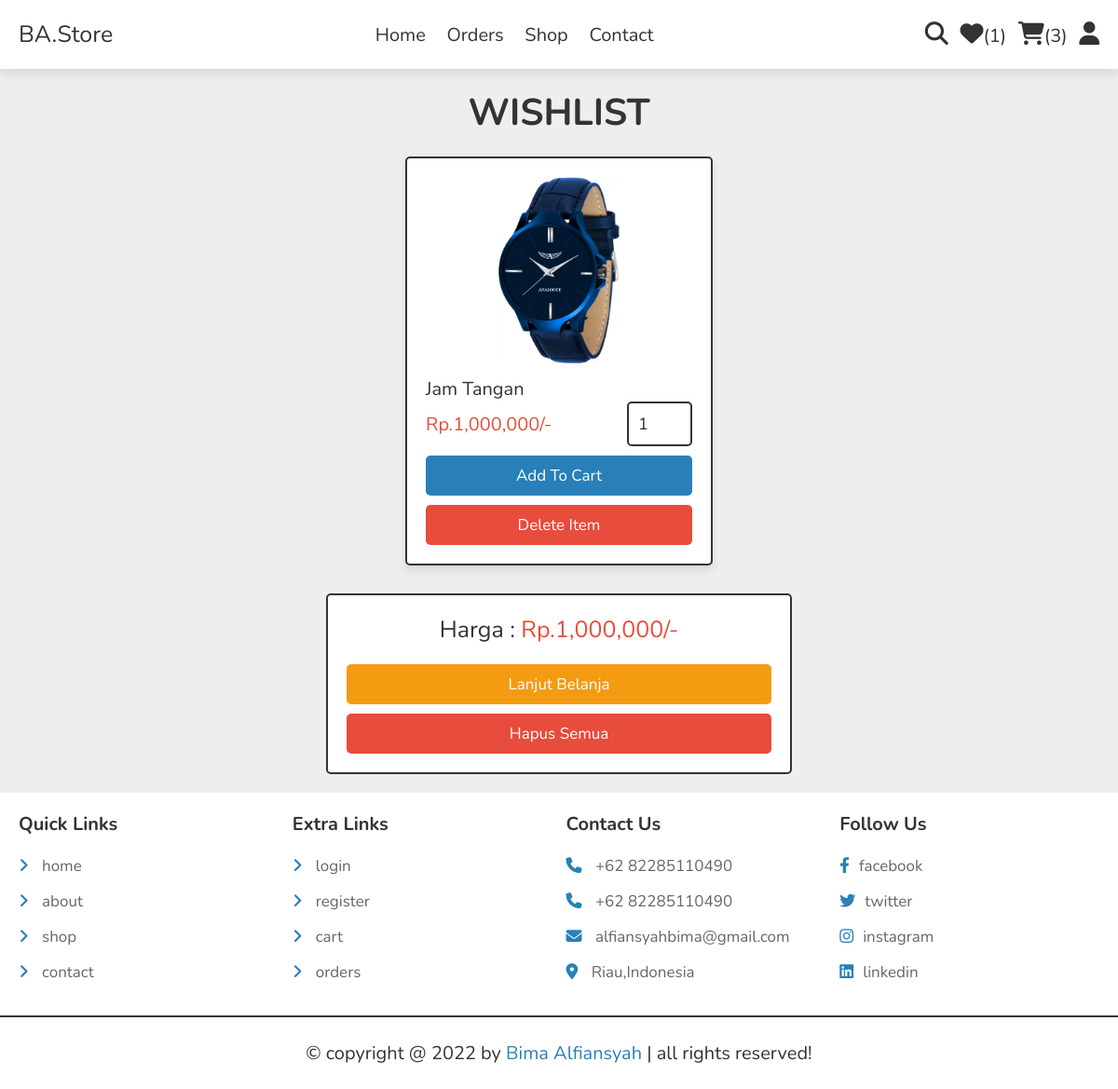
Screenshot of /wishlist.php (signed in) with the database file from the repository.
### tables this page shows
CREATE TABLE `wishlist` (
  `id` int(100) NOT NULL,
  `user_id` int(100) NOT NULL,
  `pid` int(100) NOT NULL,
  `name` varchar(100) NOT NULL,
  `price` int(50) NOT NULL,
  `image` varchar(100) NOT NULL
);

### wishlist.php (the view, shortened to what this page needs)
<?php
include 'components/connect.php';
if(isset($_SESSION['user_id'])){
   $user_id = $_SESSION['user_id'];
}else{
   $user_id = '';
   header('location:user_login.php');
};
?>
<!DOCTYPE html>
<html lang="en">
<head>
   <link rel="stylesheet" href="https://cdnjs.cloudflare.com/ajax/libs/font-awesome/6.1.1/css/all.min.css">
   <link rel="stylesheet" href="css/style.css">
</head>
<body>
<?php include 'components/user_header.php'; ?>
<section class="products">
   <h3 class="heading"> wishlist</h3>
   <div class="box-container">
   <?php
      $grand_total = 0;
      $select_wishlist = $conn->prepare("SELECT * FROM `wishlist` WHERE user_id = ?");
      $select_wishlist->execute([$user_id]);
      if($select_wishlist->rowCount() > 0){
         while($fetch_wishlist = $select_wishlist->fetch(PDO::FETCH_ASSOC)){
            $grand_total += $fetch_wishlist['price'];
   ?>
   <form action="" method="post" class="box">
      <img src="uploaded_img/<?= $fetch_wishlist['image']; ?>" alt="">
      <div class="name"><?= $fetch_wishlist['name']; ?></div>
      <div class="flex">
         <div class="price">Rp.<?= number_format($fetch_wishlist['price']); ?>/-</div>
         <input type="number" name="qty" class="qty" min="1" max="99" onkeypress="if(this.value.length == 2) return false;" value="1">
      </div>
      <input type="submit" value="add to cart" class="btn" name="add_to_cart">
      <input type="submit" value="delete item" onclick="return confirm('Hapus wishlist?');" class="delete-btn" name="delete">
   </form>
   <?php
      }
   }else{
      echo '<p class="empty">wishlist kosong</p>';
   }
   ?>
   </div>
   <div class="wishlist-total">
      <p>Harga : <span>Rp.<?= number_format($grand_total); ?>/-</span></p>
      <a href="shop.php" class="option-btn">Lanjut Belanja</a>
      <a href="wishlist.php?delete_all" class="delete-btn <?= ($grand_total > 1)?'':'disabled'; ?>" onclick="return confirm('Hapus wishlist?');">Hapus Semua</a>
   </div>
</section>
<?php include 'components/footer.php'; ?>
</body>
</html>

### css/style.css (style rules this page uses)
:root { --main-color:#2980b9; --orange:#f39c12; --red:#e74c3c; --black:#333; --white:#fff; --light-color:#666; --light-bg:#eee; --border:.2rem solid var(--black); --box-shadow:0 .5rem 1rem rgba(0,0,0,.1); }
* { font-family: 'Nunito', sans-serif; margin:0; padding:0; box-sizing: border-box; outline: none; border:none; text-decoration: none; }
html { font-size: 62.5%; overflow-x: hidden; }
body { background-color: var(--light-bg); }
section { padding:2rem; max-width: 1200px; margin:0 auto; }
.heading { font-size: 4rem; color:var(--black); margin-bottom: 2rem; text-align: center; text-transform: uppercase; }
.btn, .delete-btn, .option-btn { display: block; width: 100%; margin-top: 1rem; border-radius: .5rem; padding:1rem 3rem; font-size: 1.7rem; text-transform: capitalize; color:var(--white); cursor: pointer; text-align: center; }
.btn { background-color: var(--main-color); }
.option-btn { background-color: var(--orange); }
.delete-btn { background-color: var(--red); }
.products .box-container { display: grid; grid-template-columns: repeat(auto-fit, 33rem); gap:1.5rem; justify-content: center; align-items: flex-start; }
.products .box-container .box { position: relative; background-color: var(--white); box-shadow: var(--box-shadow); border-radius: .5rem; border:var(--border); padding:2rem; overflow: hidden; }
.products .box-container .box img { height: 20rem; width: 100%; object-fit: contain; margin-bottom: 1rem; }
.products .box-container .box .name { font-size: 2rem; color:var(--black); }
.products .box-container .box .flex { display: flex; align-items: center; gap:1rem; }
.products .box-container .box .flex .qty { width: 7rem; padding:1rem; border:var(--border); font-size: 1.8rem; color:var(--black); border-radius: .5rem; }
.products .box-container .box .flex .price { font-size: 2rem; color:var(--red); margin-right: auto; }
.wishlist-total { max-width: 50rem; margin:0 auto; margin-top: 3rem; background-color: var(--white); border:var(--border); border-radius: .5rem;; padding:2rem; text-align: center; }
.wishlist-total p { font-size: 2.5rem; color:var(--black); margin-bottom: 2rem; }
.wishlist-total p span { color:var(--red); }

### rows the page displays
wishlist: image (picture), name "Jam Tangan", price "1,000,000"

### other values shown
$total_wishlist_counts "1"
$total_cart_counts "3"
$grand_total "1,000,000"
